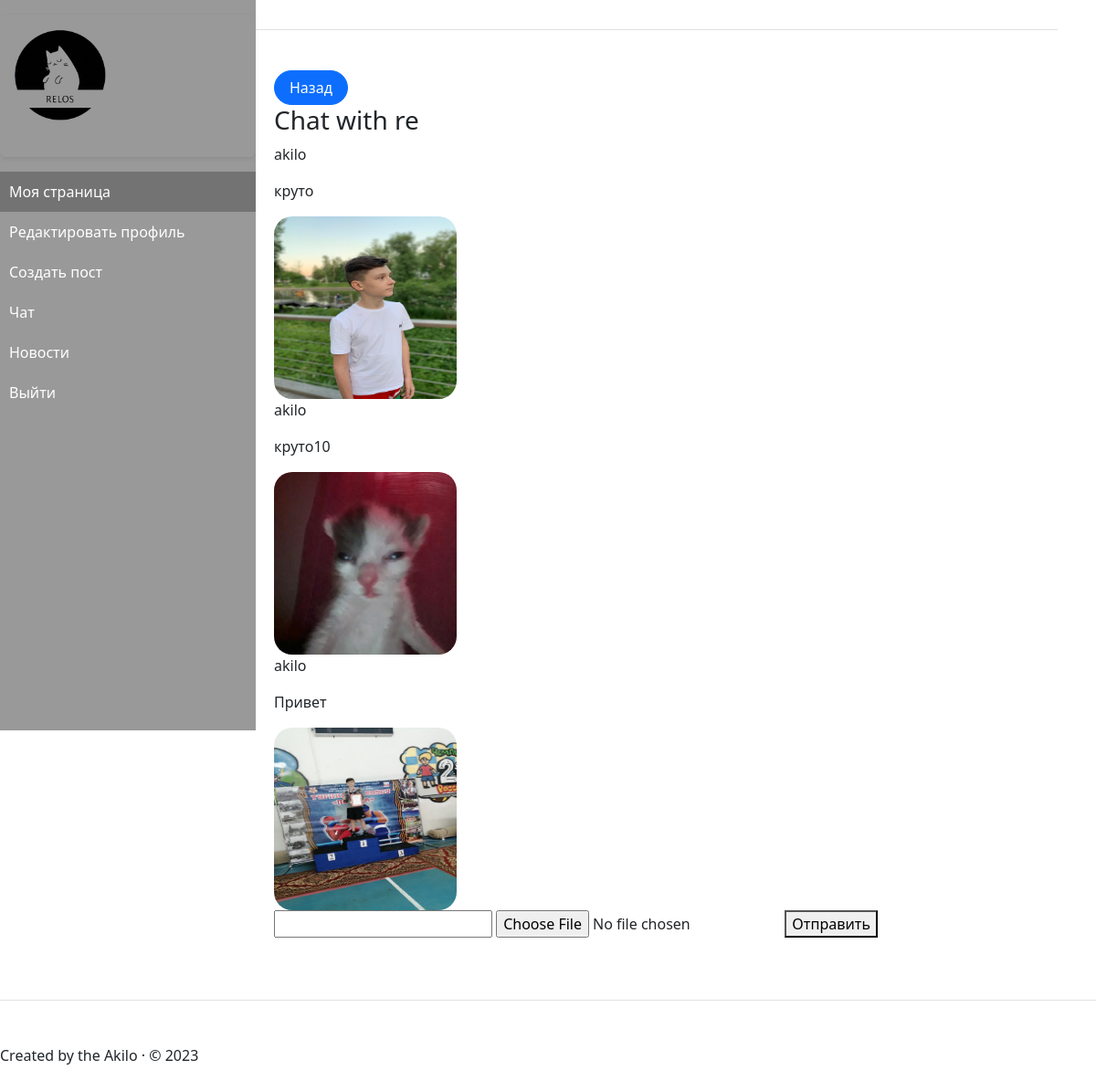
/messages/chat/re/ (signed in), run on the app's committed database.
### mechat/models.py (models this page shows)
class MessageChat(models.Model):
    first_user = models.ForeignKey(User, on_delete=models.CASCADE, related_name='first_user')
    second_user = models.ForeignKey(User, on_delete=models.CASCADE, related_name='second_user')
    message_text = models.CharField(max_length=100)
    image = models.ImageField(upload_to='images/', blank=True, null=True)
    date = models.DateTimeField(auto_now_add=True)

### mechat/views.py (the view, shortened to what this page needs)
# urls.py: path('chat/<str:username>/',views.dialog, name='messages'),
@login_required
def dialog(request, username):
    chat_user = get_object_or_404(User, username=username)
    chats = MessageChat.objects.filter(first_user=request.user, second_user=chat_user) | MessageChat.objects.filter(
        second_user=request.user, first_user=chat_user)
    return render(request, 'message/messages.html', {'chats': chats, 'chat_user': chat_user})

### relog/context_processors.py (called while the page is built)
def menu(request):
    menus = Menu.objects.order_by('order_by')
    return {'menus': menus}

### templates/message/messages.html (shortened to what this page needs)
{% extends 'base_profile.html' %}
{% block content %}
<a href="{% url 'chats' username=user %}" class="btn btn-primary rounded-pill px-3">Назад</a>
<div class="message-container">
    <h3>Chat with {{ chat_user.username }}</h3>
    {% for chat in chats %}
    <div class="message-content">
        <p>{{ chat.first_user.username }}</p>
        <p>{{ chat.message_text }}</p>
        {% if chat.image %}
        <img width="200" height="200" src="{{ chat.image.url }}" alt="Chat Image" style="border-radius: 10%;">
        {% endif %}
    </div>
    {% endfor %}
</div>
<form method="post" enctype="multipart/form-data">
    <input type="text" name="message_text">
    <input type="file" name="image" id="image">
    <button type="submit">Отправить</button>
</form>
{% endblock %}

### data on the page
MessageChat: first_user.username "akilo", message_text "круто", image (picture)
MessageChat: first_user.username "akilo", message_text "круто10", image (picture)
MessageChat: first_user.username "akilo", message_text "Привет", image (picture)

### other printed values
{{ chat_user.username }} "re"
